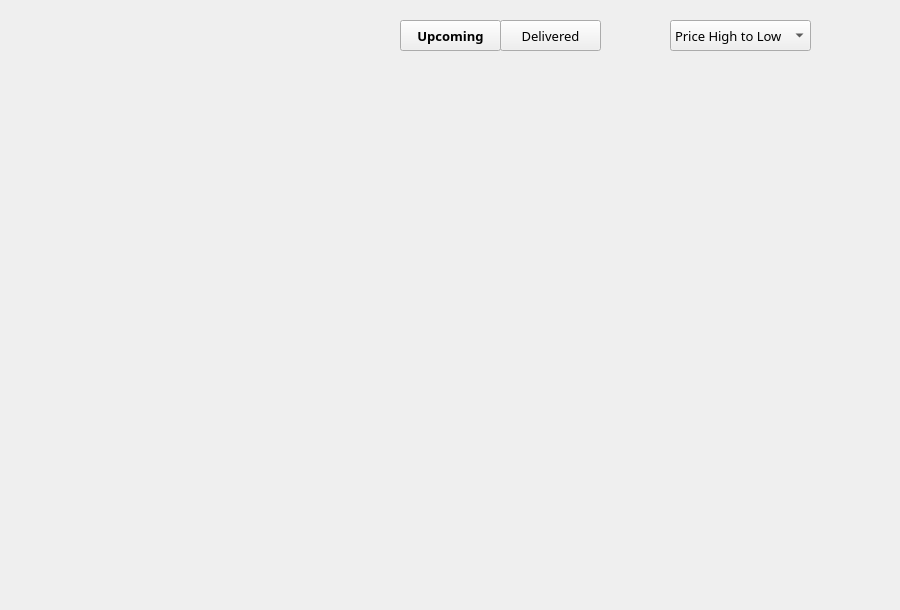
      <widget class="QWidget" name="upcoming_highlow">
       <widget class="QPushButton" name="deliveredbutton_3">
        <property name="geometry">
         <rect>
          <x>500</x>
          <y>20</y>
          <width>101</width>
          <height>31</height>
         </rect>
        </property>
        <property name="font">
         <font>
          <family>Glacial Indifference</family>
          <pointsize>10</pointsize>
          <weight>50</weight>
          <bold>false</bold>
         </font>
        </property>
        <property name="text">
         <string>Delivered</string>
        </property>
       </widget>
       <widget class="QComboBox" name="comboBox_3">
        <property name="geometry">
         <rect>
          <x>670</x>
          <y>20</y>
          <width>141</width>
          <height>31</height>
         </rect>
        </property>
        <property name="font">
         <font>
          <family>Glacial Indifference</family>
          <pointsize>10</pointsize>
          <weight>50</weight>
          <bold>false</bold>
         </font>
        </property>
        <item>
         <property name="text">
          <string>Price High to Low</string>
         </property>
        </item>
        <item>
         <property name="text">
          <string>Latest Arrival</string>
         </property>
        </item>
        <item>
         <property name="text">
          <string>Price Low to High</string>
         </property>
        </item>
       </widget>
       <widget class="QPushButton" name="upcomingbutton_3">
        <property name="geometry">
         <rect>
          <x>400</x>
          <y>20</y>
          <width>101</width>
          <height>31</height>
         </rect>
        </property>
        <property name="font">
         <font>
          <family>Glacial Indifference</family>
          <pointsize>10</pointsize>
          <weight>75</weight>
          <bold>true</bold>
         </font>
        </property>
        <property name="text">
         <string>Upcoming</string>
        </property>
       </widget>
       <widget class="QWidget" name="gridLayoutWidget_4">
        <property name="geometry">
         <rect>
          <x>110</x>
          <y>60</y>
          <width>781</width>
          <height>541</height>
         </rect>
        </property>
        <layout class="QGridLayout" name="gridLayout_4"/>
       </widget>
      </widget>
